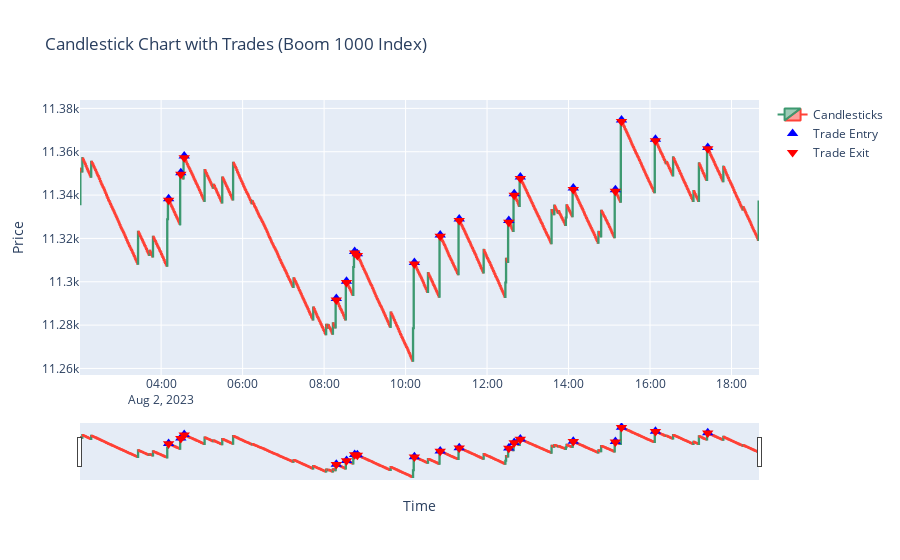

Notebook code cell kept with this figure:
### Markdown cell above
## ***Test (History of trades on last 1000 candles)***

### Code cell
import MetaTrader5 as mt5
import pandas as pd
import ta.momentum as momentum
import plotly.graph_objects as go
import time
from datetime import datetime
from secret import credentials

def backtest_strategy(symbol, timeframe, initial_capital=10, lot_size=1.0, data_length=1000, period=14):
    # Initialize portfolio variables
    portfolio_value = initial_capital
    num_trades = 0
    num_winning_trades = 0
    trade_entry_points = []
    trade_exit_points = []

    # Retrieve historical data
    df = get_historical_data(symbol, timeframe, data_length)

    # Check if the historical data is retrieved successfully
    if df is not None:
        # Calculate RSI
        calculate_rsi(df, period)

        for i in range(1, len(df)):
            current_bar = df.iloc[i]
            previous_bar = df.iloc[i - 1]

            if current_bar["rsi"] > 70 and current_bar["close"] < current_bar["open"] \
                    and previous_bar["close"] > previous_bar["open"]:
                # Simulate sell trade
                num_trades += 1
                portfolio_value += lot_size * (current_bar["open"] - current_bar["close"])

                # Record trade entry and exit points
                trade_entry_points.append((current_bar.name, current_bar["open"]))
                trade_exit_points.append((current_bar.name, current_bar["close"]))

                if current_bar["close"] > current_bar["open"]:
                    num_winning_trades += 1

        # Calculate final portfolio value (include any open positions)
        final_bar = df.iloc[-1]
        open_position_value = lot_size * (final_bar["open"] - final_bar["close"])
        portfolio_value += open_position_value

    return portfolio_value, num_trades, num_winning_trades, num_trades - num_winning_trades, trade_entry_points, trade_exit_points

def plot_trade_outcomes(symbol, timeframe, initial_capital=10, lot_size=1.0, data_length=1000, period=14):
    # Run the backtest to get the trade outcomes and trade points
    _, num_trades, num_winning_trades, num_losing_trades, trade_entry_points, trade_exit_points = backtest_strategy(symbol, timeframe, initial_capital, lot_size, data_length, period)

    # Retrieve historical data
    df = get_historical_data(symbol, timeframe, data_length)

    # Create a candlestick chart
    candlestick = go.Candlestick(x=df.index,
                                 open=df["open"],
                                 high=df["high"],
                                 low=df["low"],
                                 close=df["close"],
                                 name="Candlesticks")

    # Create a scatter plot for trade entry points
    entry_scatter = go.Scatter(x=[entry_point[0] for entry_point in trade_entry_points],
                               y=[entry_point[1] for entry_point in trade_entry_points],
                               mode='markers',
                               marker=dict(symbol='triangle-up', size=10, color='blue'),
                               name="Trade Entry")

    # Create a scatter plot for trade exit points
    exit_scatter = go.Scatter(x=[exit_point[0] for exit_point in trade_exit_points],
                              y=[exit_point[1] for exit_point in trade_exit_points],
                              mode='markers',
                              marker=dict(symbol='triangle-down', size=10, color='red'),
                              name="Trade Exit")

    # Layout for the candlestick chart
    layout = go.Layout(title=f"Candlestick Chart with Trades ({symbol})",
                       xaxis=dict(title="Time"),
                       yaxis=dict(title="Price"))

    # Create a figure with candlestick and scatter plots
    fig = go.Figure(data=[candlestick, entry_scatter, exit_scatter], layout=layout)

    # Show the figure
    fig.show()

if __name__ == "__main__":
    symbol = "Boom 1000 Index"  # Replace with your desired symbol
    timeframe = mt5.TIMEFRAME_M1  # Replace with your desired timeframe
    initial_capital = 10  # Replace with your initial capital
    lot_size = 1.0  # Replace with your desired lot size
    data_length = 1000  # Replace with the number of data points to retrieve
    period = 14  # Replace with the RSI period

    # Perform the backtest and plot the trade outcomes on a candlestick chart using Plotly
    plot_trade_outcomes(symbol, timeframe, initial_capital, lot_size, data_length, period)

### Figure 1 — Plotly figure (JSON) as saved in the notebook; plotly's stock layout.template omitted (floating-point values rounded to 4 significant figures; data arrays with more than 128 entries replaced by an {"elided": "..."} marker saying what was removed)
{"data": [{"close": {"elided": "1000 float values"}, "high": {"elided": "1000 float values"}, "low": {"elided": "1000 float values"}, "name": "Candlesticks", "open": {"elided": "1000 float values"}, "type": "candlestick", "x": {"elided": "1000 str values"}}, {"marker": {"color": "blue", "size": 10, "symbol": "triangle-up"}, "mode": "markers", "name": "Trade Entry", "type": "scatter", "x": ["2023-08-02T04:11:00", "2023-08-02T04:29:00", "2023-08-02T04:34:00", "2023-08-02T08:18:00", "2023-08-02T08:33:00", "2023-08-02T08:45:00", "2023-08-02T08:49:00", "2023-08-02T10:13:00", "2023-08-02T10:51:00", "2023-08-02T11:19:00", "2023-08-02T12:32:00", "2023-08-02T12:40:00", "2023-08-02T12:49:00", "2023-08-02T14:07:00", "2023-08-02T15:09:00", "2023-08-02T15:18:00", "2023-08-02T16:08:00", "2023-08-02T17:25:00"], "y": [11340.0, 11350.0, 11360.0, 11290.0, 11300.0, 11310.0, 11310.0, 11310.0, 11320.0, 11330.0, 11330.0, 11340.0, 11350.0, 11340.0, 11340.0, 11370.0, 11370.0, 11360.0]}, {"marker": {"color": "red", "size": 10, "symbol": "triangle-down"}, "mode": "markers", "name": "Trade Exit", "type": "scatter", "x": ["2023-08-02T04:11:00", "2023-08-02T04:29:00", "2023-08-02T04:34:00", "2023-08-02T08:18:00", "2023-08-02T08:33:00", "2023-08-02T08:45:00", "2023-08-02T08:49:00", "2023-08-02T10:13:00", "2023-08-02T10:51:00", "2023-08-02T11:19:00", "2023-08-02T12:32:00", "2023-08-02T12:40:00", "2023-08-02T12:49:00", "2023-08-02T14:07:00", "2023-08-02T15:09:00", "2023-08-02T15:18:00", "2023-08-02T16:08:00", "2023-08-02T17:25:00"], "y": [11340.0, 11350.0, 11360.0, 11290.0, 11300.0, 11310.0, 11310.0, 11310.0, 11320.0, 11330.0, 11330.0, 11340.0, 11350.0, 11340.0, 11340.0, 11370.0, 11370.0, 11360.0]}], "layout": {"title": {"text": "Candlestick Chart with Trades (Boom 1000 Index)"}, "xaxis": {"title": {"text": "Time"}}, "yaxis": {"title": {"text": "Price"}}}}
